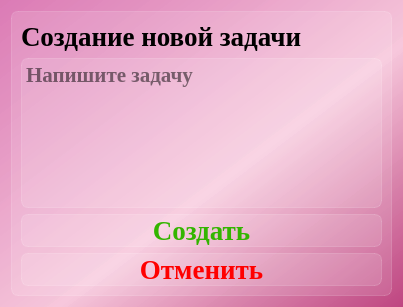
<?xml version="1.0" encoding="UTF-8"?>
<ui version="4.0">
 <class>Dialog_create_task</class>
 <widget class="QDialog" name="Dialog_create_task">
  <property name="geometry">
   <rect>
    <x>0</x>
    <y>0</y>
    <width>403</width>
    <height>307</height>
   </rect>
  </property>
  <property name="windowTitle">
   <string>Создание задачи</string>
  </property>
  <property name="styleSheet">
   <string notr="true">background-color: qlineargradient(spread:pad, x1:1, y1:1, x2:0, y2:0, stop:0 rgba(190, 69, 128, 255), stop:0.427447 rgba(246, 199, 219, 235), stop:1 rgba(219, 123, 181, 255));
font-family: Liberation Serif;
</string>
  </property>
  <layout class="QVBoxLayout" name="verticalLayout_2">
   <item>
    <widget class="QFrame" name="frame_main">
     <property name="styleSheet">
      <string notr="true">background-color: rgba(255, 255, 255, 30);
border: 1px solid rgba(255, 255, 255, 40);
border-radius: 7px;</string>
     </property>
     <property name="frameShape">
      <enum>QFrame::StyledPanel</enum>
     </property>
     <property name="frameShadow">
      <enum>QFrame::Raised</enum>
     </property>
     <layout class="QVBoxLayout" name="verticalLayout">
      <item>
       <widget class="QLabel" name="label_info">
        <property name="styleSheet">
         <string notr="true">text-align: center;
font-weight: bold;
font-size: 20pt;
background-color: none;
border: none;</string>
        </property>
        <property name="text">
         <string>Создание новой задачи</string>
        </property>
       </widget>
      </item>
      <item>
       <widget class="QTextEdit" name="textEdit_task_text">
        <property name="styleSheet">
         <string notr="true">font-weight: bold;
font-size: 16pt;</string>
        </property>
        <property name="html">
         <string>&lt;!DOCTYPE HTML PUBLIC &quot;-//W3C//DTD HTML 4.0//EN&quot; &quot;http://www.w3.org/TR/REC-html40/strict.dtd&quot;&gt;
&lt;html&gt;&lt;head&gt;&lt;meta name=&quot;qrichtext&quot; content=&quot;1&quot; /&gt;&lt;meta charset=&quot;utf-8&quot; /&gt;&lt;style type=&quot;text/css&quot;&gt;
p, li { white-space: pre-wrap; }
hr { height: 1px; border-width: 0; }
li.unchecked::marker { content: &quot;\2610&quot;; }
li.checked::marker { content: &quot;\2612&quot;; }
&lt;/style&gt;&lt;/head&gt;&lt;body style=&quot; font-family:'Liberation Serif'; font-size:16pt; font-weight:700; font-style:normal;&quot;&gt;
&lt;p style=&quot;-qt-paragraph-type:empty; margin-top:0px; margin-bottom:0px; margin-left:0px; margin-right:0px; -qt-block-indent:0; text-indent:0px; font-family:'.AppleSystemUIFont'; font-size:20pt;&quot;&gt;&lt;br /&gt;&lt;/p&gt;&lt;/body&gt;&lt;/html&gt;</string>
        </property>
        <property name="placeholderText">
         <string>Напишите задачу</string>
        </property>
       </widget>
      </item>
      <item>
       <widget class="QPushButton" name="pushButton_create">
        <property name="styleSheet">
         <string notr="true">QPushButton {
font-weight: bold;
font-size: 20pt;
text-align: center;
color: rgba(51, 181, 0, 1);
}

QPushButton:hover {
background-color: rgba(255, 255, 255, 40);
}
QPushButton:pressed {
background-color: rgba(255, 255, 255, 70);
}</string>
        </property>
        <property name="text">
         <string>Создать</string>
        </property>
       </widget>
      </item>
      <item>
       <widget class="QPushButton" name="pushButton_cancel">
        <property name="styleSheet">
         <string notr="true">QPushButton {
font-weight: bold;
font-size: 20pt;
text-align: center;
color: red;
}

QPushButton:hover {
background-color: rgba(255, 255, 255, 40);
}
QPushButton:pressed {
background-color: rgba(255, 255, 255, 70);
}</string>
        </property>
        <property name="text">
         <string>Отменить</string>
        </property>
       </widget>
      </item>
     </layout>
    </widget>
   </item>
  </layout>
 </widget>
 <tabstops>
  <tabstop>textEdit_task_text</tabstop>
  <tabstop>pushButton_cancel</tabstop>
  <tabstop>pushButton_create</tabstop>
 </tabstops>
 <resources/>
 <connections/>
</ui>
